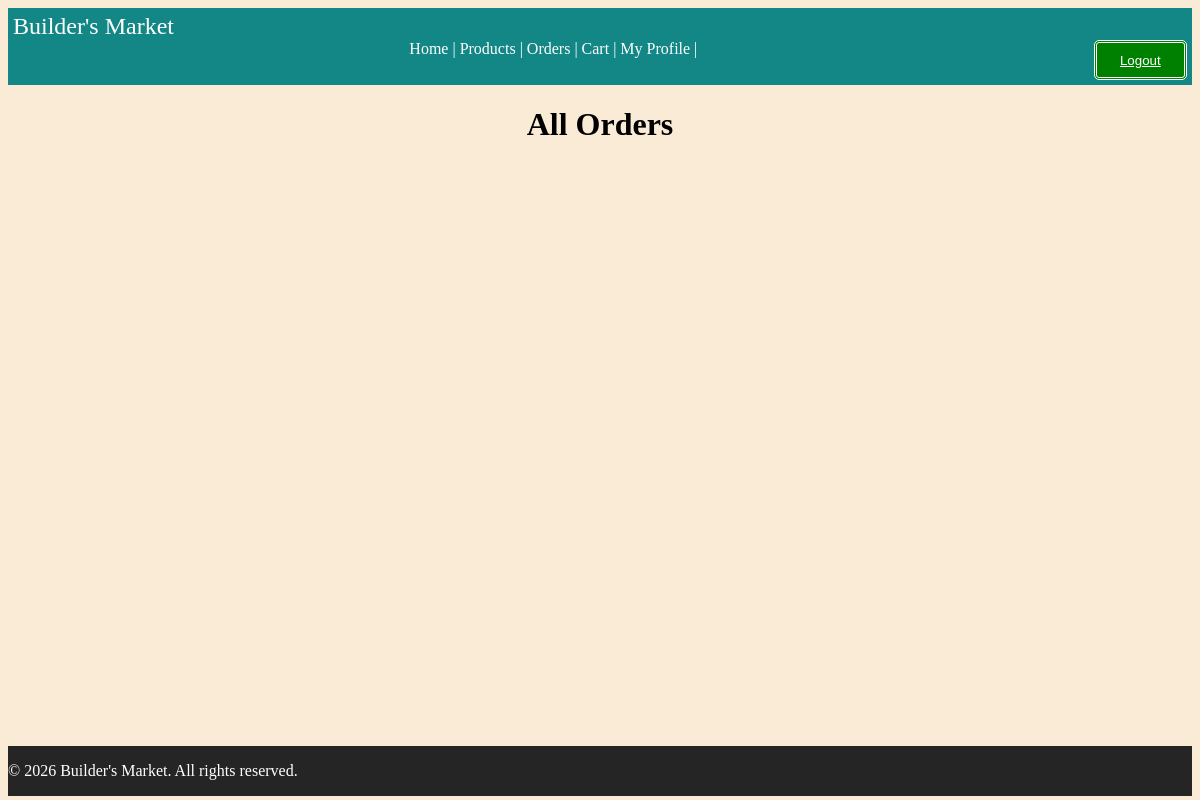
Page /orders/ (signed in) on the earlier database version.
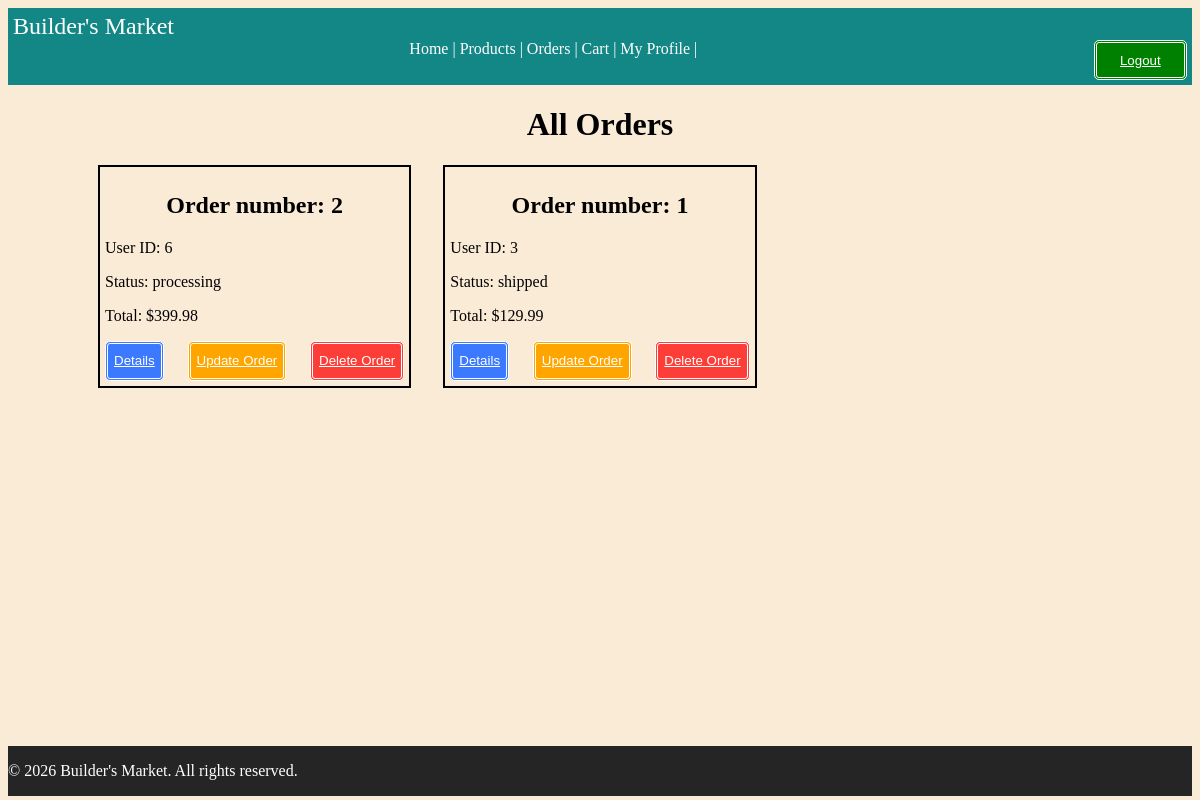
Same page on the later database version.
### tables this page shows
CREATE TABLE orders (
    order_id INTEGER PRIMARY KEY,
    user_id INTEGER NOT NULL,
    total DECIMAL(10, 2) NOT NULL,
    status VARCHAR(50) NOT NULL DEFAULT 'Pending',
    created_at DATETIME DEFAULT CURRENT_TIMESTAMP,
    updated_at DATETIME DEFAULT CURRENT_TIMESTAMP,
    FOREIGN KEY (user_id) REFERENCES users(user_id) ON DELETE CASCADE
);

### routes/orders.py (the view)
@orders_bp.route('/', methods=['GET'])
@require_auth
def view_orders():
    if g.user.role in ["Admin", "Moderator"]:
        orders = Order.GetAll()
    else:
        orders = Order.GetByUser(g.user.user_id)
    return render_template("order/orders_all.html", orders=orders)

### auth/auths.py (called while the page is built)
def require_auth(f):
    @wraps(f)
    def wrapped_view(*args, **kwargs):
        if not g.get("user"):
          abort(401)
        user = g.user
        if getattr(user, "is_2fa_enabled", False) and not session.get("2fa_verified", False):
            flash('This Route is 2FA protected. Please enable 2FA to view it')
            abort(403)
        return f(*args, **kwargs)
    return wrapped_view

### database/connection.py (called while the page is built)
def get_connection():
    try:
        conn = sqlite3.connect(Config.DATABASE)
        conn.row_factory = sqlite3.Row
        return conn
    except Error as e:
        print(f"Database connection error: {e}")
        return None

### models/order.py (called while the page is built)
    @staticmethod
    def GetAll():
        db = get_connection()
        try:
            return db.execute("""
                SELECT * FROM orders
                ORDER BY created_at DESC
            """).fetchall()
        finally:
            db.close()

### templates/order/orders_all.html (shortened to what this page needs)
{% extends "base.html" %}
{% block content %}
<h1> All Orders </h1>
<div class="order-grid">
{% for order in orders %}
<div class="product-card" >
<h2> Order number: {{order.order_id}}</h2>
<p> User ID: {{order.user_id}}</p>
    <p>Status: {{order.status}}</p>
    <p>Total: ${{order.total}}</p>
    <div class="prod-buttons">
        <button class="blueButton" type="submit">
            <a href="{{url_for('orders.order_details', order_id=order.order_id)}}">  Details </a>
        </button>
    {% if 'order.edit' in g.user.permissions %}
    <button class="orangeButton">
        <a href="{{ url_for ('orders.update_order', order_id = order.order_id)}}">
            Update Order </a>
    </button>
    {% endif %}
    {% if 'order.delete.own' in g.user.permissions %}
     {% if 'order.delete.all' in g.user.permissions %}
    <button class="redButton">
        <a  href="{{ url_for ('orders.delete_order', order_id= order.order_id)}}">
            Delete Order</a>
    </button>
    {% endif %}
    {% endif %}
    </div>
</div>
    {% endfor %}
</div>
{% endblock %}

Differences in the rows shown:
added orders: order_id "2", user_id "6", status "processing", total "399.98"
now on this page (row edited): orders: order_id "1", user_id "3", status "shipped", total "129.99"
